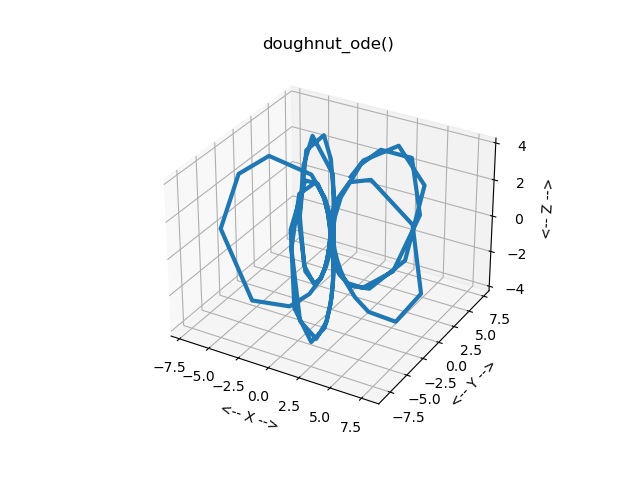

Source code (Python):
#! /usr/bin/env python3
#
def doughnut_ode_test ( ):

#*****************************************************************************80
#
## doughnut_ode_test() tests doughnut_ode().
#
#  Licensing:
#
#    This code is distributed under the MIT license.
#
#  Modified:
#
#    10 October 2025
#
#  Author:
#
#    John Burkardt
#
  from mpl_toolkits.mplot3d import Axes3D
  import matplotlib
  import matplotlib.pyplot as plt
  import numpy as np
  import platform

  print ( '' )
  print ( 'doughnut_ode_test()' )
  print ( '  python version: ' + platform.python_version ( ) )
  print ( '  numpy version:  ' + np.version.version )
  print ( '  matplotlib version: ' + matplotlib.__version__ )
  print ( '  Solve doughnut_ode().' )
#
#  Data
#
  m, n, t0, y0, tstop = doughnut_parameters ( )

  print ( '' )
  print ( '  parameters:' )
  print ( '    beta  = ', m )
  print ( '    rho   = ', n )
  print ( '    t0    = ', t0 )
  print ( '    y0    = ', y0 )
  print ( '    tstop = ', tstop )

  doughnut_solve_ivp ( )
#
#  Terminate.
#
  print ( '' )
  print ( 'doughnut_ode_test():' )
  print ( '  Normal end of execution.' )

  return

def doughnut_deriv ( t, y ):

#*****************************************************************************80
#
## doughnut_deriv() evaluates the right hand side of doughnut_ode().
#
#  Discussion:
#
#    The trajectory should remain on a torus.
#
#  Licensing:
#
#    This code is distributed under the MIT license.
#
#  Modified:
#
#    10 October 2025
#
#  Author:
#
#    John Burkardt
#
#  Reference:
#
#    John D Cook,
#    Differential equation on a doughnut,
#    https://www.johndcook.com/blog/2025/10/08/diffeq-donut/
#    Posted 08 October 2025.
#
#    Richard Parris,
#    A Three-Dimensional System with Knotted Trajectories. 
#    The American Mathematical Monthly, 
#    Volume 84, Number 6 , June/July 1977, pages 468-469.
#
#  Input:
#
#    real T: the value of the independent variable.
#
#    real Y(M): the values of the dependent variables at time T.
#
#  Output:
#
#    real DYDT(M): the right hand side of the ODE.
#
  import numpy as np

  m, n, _, _, _ = doughnut_parameters ( )

  dy1dt = - m * y[1] + n * y[0] * y[2]
  dy2dt =   m * y[0] + n * y[1] * y[2]
  dy3dt =   0.5 * n * ( 1.0 - y[0]**2 - y[1]**2 + y[2]**2 )

  dydt = np.array ( [ dy1dt, dy2dt, dy3dt ] )

  return dydt

def doughnut_solve_ivp ( ):

#*****************************************************************************80
#
## doughnut_solve_ivp() uses solve-ivp() to solve doughnut_ode().
#
#  Licensing:
#
#    This code is distributed under the MIT license.
#
#  Modified:
#
#    09 October 2025
#
#  Author:
#
#    John Burkardt
#
  from mpl_toolkits.mplot3d import Axes3D
  from scipy.integrate import solve_ivp
  import matplotlib.pyplot as plt
  import numpy as np

  print ( '' )
  print ( 'doughnut_solve_ivp' )
  print ( '  Use solve_ivp() to solve doughnut_ode().' )
#
#  Get the parameter values.
#
  _, _, t0, y0, tstop = doughnut_parameters ( )

  tspan = np.array ( [ t0, tstop ] )
  sol = solve_ivp ( doughnut_deriv, tspan, y0 )
#
#  Compute the approximate solution at equally spaced times.
#
  t = sol.t
  x = sol.y[0,:]
  y = sol.y[1,:]
  z = sol.y[2,:]

  nstep = len ( t )
  print ( '' )
  print ( '  Number of variable size steps = ', nstep )
#
#  Plot the data.
#
  fig = plt.figure ( )
  ax = fig.add_subplot ( 111, projection = '3d' )
  ax.plot ( x, y, z, linewidth = 3 )
  ax.grid ( True )
  ax.set_xlabel ( '<-- X -->' )
  ax.set_ylabel ( '<-- Y -->' )
  ax.set_zlabel ( '<-- Z -->' )
  ax.set_title ( 'doughnut_ode()' )
  filename = 'doughnut_ode.png'
  plt.savefig ( filename )
  print ( '  Graphics saved as "' + filename + '"' )

  return

def doughnut_parameters ( m_user = None, n_user = None, t0_user = None, \
  y0_user = None, tstop_user = None ):

#*****************************************************************************80
#
## doughnut_parameters() returns parameters for doughnut_ode().
#
#  Discussion:
#
#    If input values are specified, this resets the default parameters.
#    Otherwise, the output will be the current defaults.
#
#    Suggested choices for m, n, (y0) include:
#
#      3,  5, (1, 1, 3.0)
#      4,  5, (1, 1, 0.3)
#      pi, 5, (1, 1, 0.3)
#
#  Licensing:
#
#    This code is distributed under the MIT license.
#
#  Modified:
#
#    10 October 2025
#
#  Author:
#
#    John Burkardt
#
#  Input:
#
#    real m_user, n_user: problem parameters.
#
#    real t0_user: the initial time.
#
#    real y0_user(3): the initial condition.
#
#    real tstop_user: the final time.
#
#  output:
#
#    real m, n: problem parameters.
#
#    real t0: the initial time.
#
#    real y0(3): the initial condition.
#
#    real tstop: the final time.
#
  import numpy as np

  if not hasattr ( doughnut_parameters, "m_default" ):
    doughnut_parameters.m_default = 3.0

  if not hasattr ( doughnut_parameters, "n_default" ):
    doughnut_parameters.n_default = 5.0

  if not hasattr ( doughnut_parameters, "t0_default" ):
    doughnut_parameters.t0_default = 0.0

  if not hasattr ( doughnut_parameters, "y0_default" ):
    doughnut_parameters.y0_default = np.array ( [ 1.0, 1.0, 3.0 ] )

  if not hasattr ( doughnut_parameters, "tstop_default" ):
    doughnut_parameters.tstop_default = 10.0
#
#  Update defaults if input was supplied.
#
  if ( m_user is not None ):
    doughnut_parameters.m_default = m_user

  if ( n_user is not None ):
    doughnut_parameters.n_default = n_user

  if ( t0_user is not None ):
    doughnut_parameters.t0_default = t0_user

  if ( y0_user is not None ):
    doughnut_parameters.y0_default = y0_user

  if ( tstop_user is not None ):
    doughnut_parameters.tstop_default = tstop_user
#
#  Return values.
#
  m = doughnut_parameters.m_default
  n = doughnut_parameters.n_default
  t0 = doughnut_parameters.t0_default
  y0 = doughnut_parameters.y0_default
  tstop = doughnut_parameters.tstop_default
  
  return m, n, t0, y0, tstop

def timestamp ( ):

#*****************************************************************************80
#
## timestamp() prints the date as a timestamp.
#
#  Licensing:
#
#    This code is distributed under the MIT license. 
#
#  Modified:
#
#    21 August 2019
#
#  Author:
#
#    John Burkardt
#
  import time

  t = time.time ( )
  print ( time.ctime ( t ) )

  return

if ( __name__ == '__main__' ):
  timestamp ( )
  doughnut_ode_test ( )
  timestamp ( )
